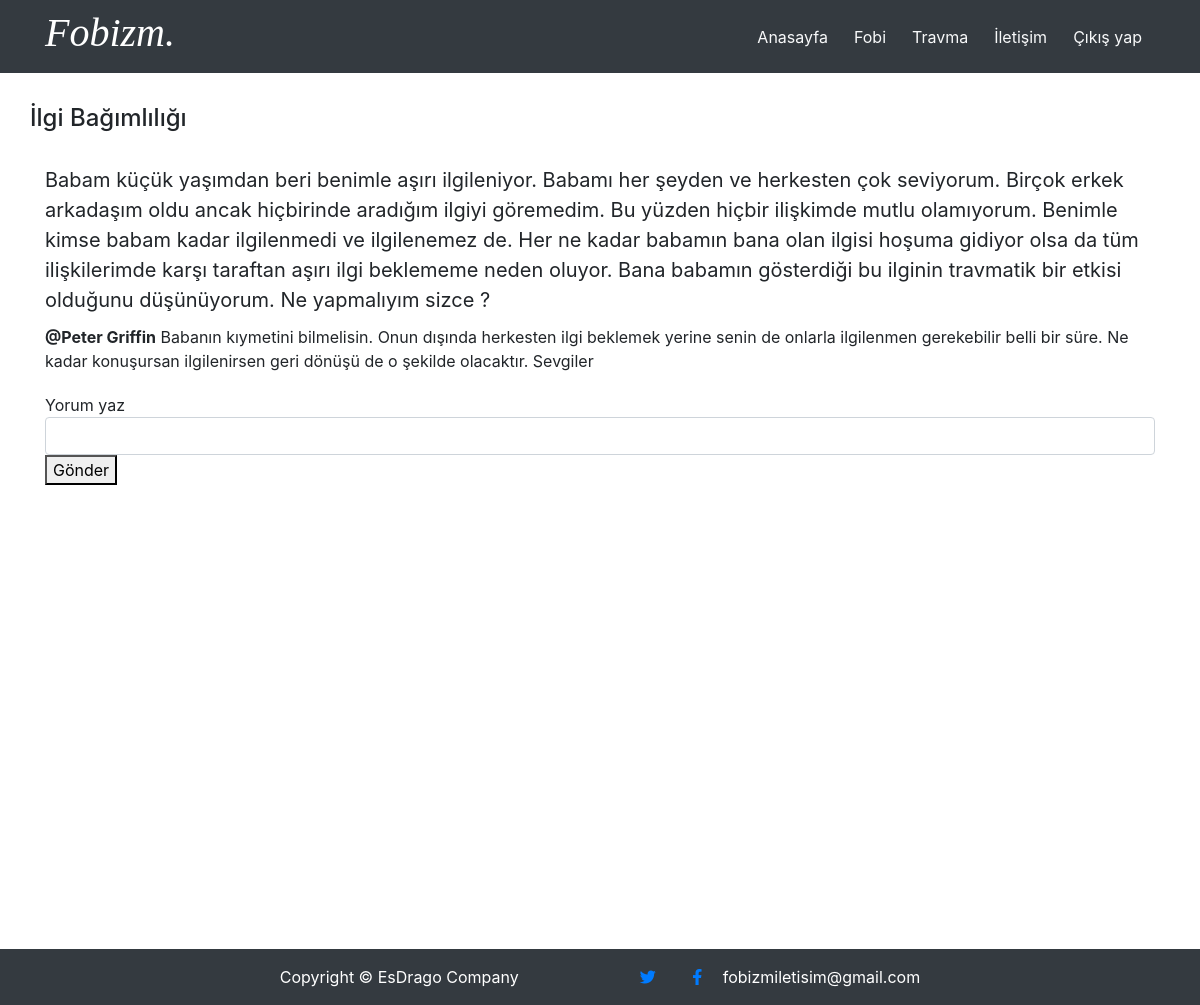
Page /views/mental_issue_content.php?issue_id=5 (signed in) on the committed database.
### tables this page shows
CREATE TABLE IF NOT EXISTS `mental_issue` (
  `mental_issue_id` int(11) NOT NULL AUTO_INCREMENT,
  `issue_name` text NOT NULL,
  `issue_type_id` text NOT NULL,
  `thumb_img_url` text NOT NULL,
  `description` longtext NOT NULL,
  PRIMARY KEY (`mental_issue_id`)
);

CREATE TABLE IF NOT EXISTS `comment` (
  `comment_id` int(11) NOT NULL AUTO_INCREMENT,
  `user_id` int(11) NOT NULL,
  `mental_issue_id` int(11) NOT NULL,
  `comment_text` longtext NOT NULL,
  PRIMARY KEY (`comment_id`)
);

CREATE TABLE IF NOT EXISTS `users` (
  `user_id` int(11) NOT NULL AUTO_INCREMENT,
  `username` text NOT NULL,
  `password` text NOT NULL,
  `mail` text NOT NULL,
  PRIMARY KEY (`user_id`)
);

### api/models/BaseModel.php (called while the page is built, shortened)
<?php
class BaseModel
{
    private string $className;
    private string $tableName;
    public function __construct($clsname, $tblname)
    {
        $this->tableName = $tblname;
        $this->className = $clsname;
    }
    public function getModels(?array $where = []): array
    {
        $query_str = 'SELECT * FROM ' . $this->tableName;
        $db = DatabaseConnection::getInstance();
        $val_apply = [];
        if (!is_null($where) && sizeof($where) > 0) {
            $query_str .= " WHERE ";
            $keys = array_keys($where);
            foreach ($keys as $key) {
                $query_str .= "$key = :$key AND ";
                $val_apply[":$key"] = $where[$key];
            }
            $query_str = substr($query_str, 0, strlen($query_str) - 5);
        }
        $query_str .= ";";
        $query = $db->prepare($query_str);
        if ($query->execute($val_apply)) {
            return $query->fetchAll(PDO::FETCH_CLASS, $this->className);
        } else {
            echo "error";
            echo json_encode($query->errorInfo());
            return [];
        }
    }
}

### api/models/User.php (called while the page is built, shortened)
<?php
require $_SERVER['DOCUMENT_ROOT']."/fobizm/api/models/BaseModel.php";
class User extends Model
{
    private string $username;
    private static $baseModel = null;
    public static function getBaseModel(): BaseModel
    {
        if (is_null(self::$baseModel)) {
            self::$baseModel = new BaseModel("User", "users");
        }
        return self::$baseModel;
    }
    public function getUsername(): ?string
    {
        return $this->username;
    }
    public static function getUser(int $id): ?User
    {
        $arrs = self::getBaseModel()->getModels(["user_id" => $id]);
        if (sizeof($arrs) > 0) {
            return $arrs[0];
        } else {
            return null;
        }
    }
}

### views/mental_issue_content.php (the view, shortened to what this page needs)
<?php
require_once("../api/models/User.php");
if (!User::userSigned()) {
    header("location: girisyap.php");
}else {
    $q = $db->prepare("SELECT * FROM mental_issue where  mental_issue_id = :mental;");
    if ($q->execute(array(":mental" => $_GET["issue_id"]))) {
        $currentIssue = $q->fetch(PDO::FETCH_ASSOC);
    }
}
?>
<!DOCTYPE html>
<html lang="en">
<head>
    <link href="vendor/bootstrap/css/bootstrap.min.css" rel="stylesheet">
    <link href="css/heroic-features.css" rel="stylesheet">
    <link href="vendor/fontawesome-free/css/all.min.css" rel="stylesheet">
</head>
<body>
<?php include "include/bodyheader.php" ?>
<div class="container mt-5">
    <div class="row text-center">
        <h4 style="..."><?php echo $currentIssue["issue_name"] ?></h4>
    </div>
</div>
<div class="container mt-4" style="min-height: 98vh">
    <div style="font-size: 20px;">
      <?php  echo $currentIssue["description"]  ?>
    </div>
    <?php
    if (!empty($_GET["issue_id"])) {
        $q = $db->prepare("SELECT * FROM comment where  mental_issue_id = :mental;");
        if ($q->execute(array(":mental" => $_GET["issue_id"]))) {
            $all = $q->fetchAll(PDO::FETCH_ASSOC);
            foreach ($all as $item) {
                $userNm = User::getUser($item["user_id"])->getUsername();
                $comment = $item["comment_text"];
                echo "<div>
                        <p style=\"font-size: 16px; margin-top: 10px\">
                        <b>@$userNm</b>
                            $comment
                </p>
            </div>";
            }
        }
    }
    ?>
<div style="margin-top: 20px;">
    <div>Yorum yaz</div>
    <input class="form-control"  type="text" id="comment" style="width: 100%">
    <button class="class="btn btn-primary" onclick="addComment(event)">Gönder</button>
</div>
</div>
<?php include "include/footer.php" ?>
</body>
</html>

### views/css/heroic-features.css (style rules this page uses)
body { padding-top: 56px; }

### rows in the picture
mental_issue: issue_name "İlgi Bağımlılığı", description "Babam küçük yaşımdan beri benimle aşırı ilgileniyor. Babamı her şeyden ve herkesten çok seviyorum. Birçok erkek arkadaşım oldu ancak hiçbirinde aradığım ilgiyi göremedim. Bu yüzden hiçbir ilişkimde mutlu olamıyorum. Benimle kimse babam kadar ilgilenmedi ve ilgilenemez de. Her ne kadar babamın bana olan ilgisi hoşuma gidiyor olsa da tüm ilişkilerimde karşı taraftan aşırı ilgi beklememe neden oluyor. Bana babamın gösterdiği bu ilginin travmatik bir etkisi olduğunu düşünüyorum. Ne yapmalıyım sizce ?"
comment: user.username "Peter Griffin", comment_text "Babanın kıymetini bilmelisin. Onun dışında herkesten ilgi beklemek yerine senin de onlarla ilgilenmen gerekebilir belli bir süre. Ne kadar konuşursan ilgilenirsen geri dönüşü de o şekilde olacaktır. Sevgiler"
